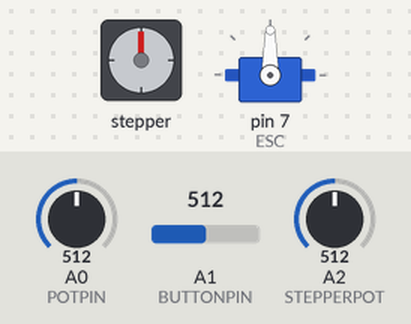
A program run on a simulated Arduino Uno, built with avr-gcc and run on an emulated ATmega328P. Parts: stepper motor, servo. Wiring (inferred from the names in the program): stepper motor driver (200 steps per turn assumed): step pin 12; direction pin 13; enable pin 11. Inputs (shaded band) come from the test bench; at power-on: A1 (BUTTONPIN) = 512, A2 (STEPPERPOT) = 512, A0 (POTPIN) = 512. What the program prints to the serial monitor is not drawn.

Above: at 1.2 s.
1.3 s: A1 (BUTTONPIN) set to 1009
4.3 s: A1 (BUTTONPIN) set to 1023
At 4.75 s:
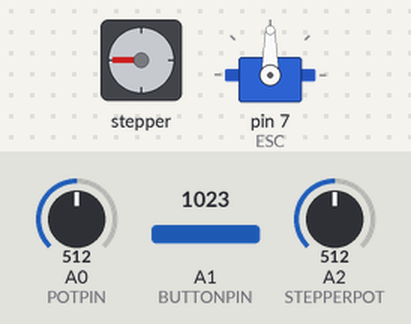
7.3 s: A2 (STEPPERPOT) set to 1023
10.3 s: A0 (POTPIN) set to 61
At 10.49 s:
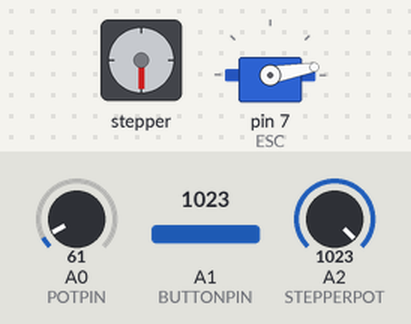
13.3 s: A0 (POTPIN) set to 50
At 13.51 s:
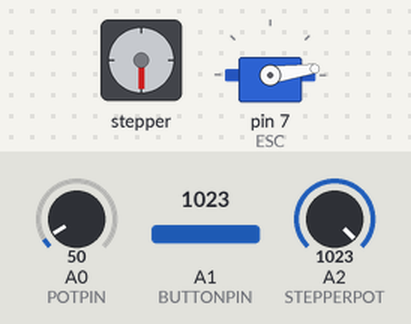
16.3 s: A0 (POTPIN) set to 122
At 16.72 s:
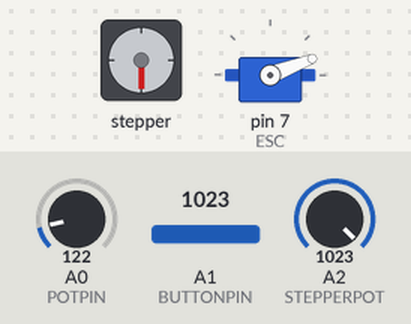
Timing chart, 0 to 66.8 s (numbered marks = the images above; inputs shaded):
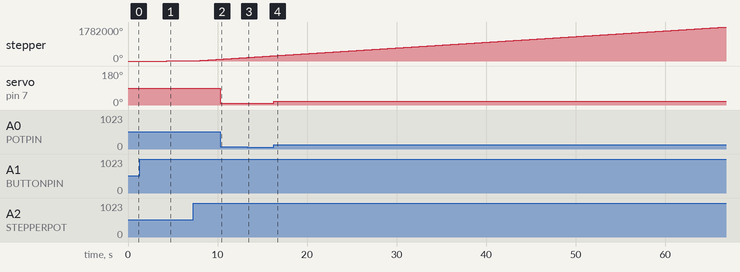

Measured:
- the behaviour switches between 1022 and 1023 on A1 (BUTTONPIN) (found by bisection; images 0 and 1)
- the behaviour switches between 57 and 56 on A0 (POTPIN) (found by bisection; images 2 and 3)
- after the input at 4.3 s, stepper: keeps turning clockwise at about 893°/s, starting at once
- after the input at 10.3 s, servo on pin 7 (ESC): 90° → 10° at once
- after the input at 13.3 s, servo on pin 7 (ESC): 10° → 8° at once
- after the input at 16.3 s, servo on pin 7 (ESC): 8° → 21° at once

The program:

main.cpp
```cpp
#include <Arduino.h>
#include <Servo.h>

const int PULSE = 12;
const int DIR = 13;
const int ENA = 11;
const int DUTY_CYCLE = 50;
const int POTPIN = 0;
const int BUTTONPIN = 1;
const int STEPPERPOT = 2;

int stepspeed;
int speed = 0;
Servo ESC;


void move(unsigned int speed, int distance){
  /*speed is given in steps/sec, distance is given in steps*/
  int period = 1000 / speed;

  if (distance > 0)
  {
    digitalWrite(DIR, HIGH);
  }else{
    digitalWrite(DIR, LOW);
    distance = -1 * distance;
  }

  for (int i = 0; i < distance; i++)
  {
    delay(period);
    digitalWrite(PULSE, HIGH);
    delay(period);
    digitalWrite(PULSE, LOW);
  }
}

void setup() {
pinMode(PULSE, OUTPUT);
pinMode(DIR, OUTPUT);
pinMode(ENA, OUTPUT);
pinMode(POTPIN,INPUT);
pinMode(BUTTONPIN, INPUT);
pinMode(STEPPERPOT ,INPUT);
digitalWrite(ENA, LOW);

Serial.begin(9600);
ESC.attach(7,1000,2000);


}


void loop() {
speed = analogRead(POTPIN);
speed = map(speed, 0, 1023, 0, 180);
ESC.write(speed);
Serial.print("ervoSpeed:");
Serial.println(speed);

stepspeed = analogRead(STEPPERPOT);
Serial.print("stepspeed");
Serial.println(stepspeed);

if(analogRead(BUTTONPIN) > 1022){
move(stepspeed, 500);
}


}
```
